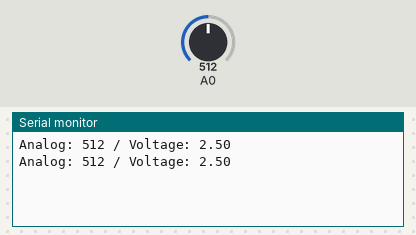
Bench run of a sketch on a simulated Arduino Uno, built with avr-gcc and run on an emulated ATmega328P. On the bench: the last lines printed to the serial monitor. The inputs (shaded band) are chosen by the test bench; at power-on: A0 = 512.

Above: at 1.8 s.
1.9 s: A0 set to 716
At 2.7 s:
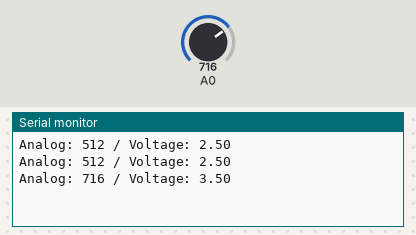
3.4 s: A0 set to 900
At 4.8 s:
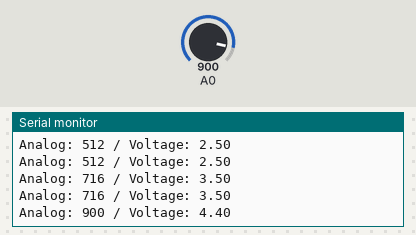
Timing chart, 0 to 6.4 s (numbered marks = the images above; inputs shaded):
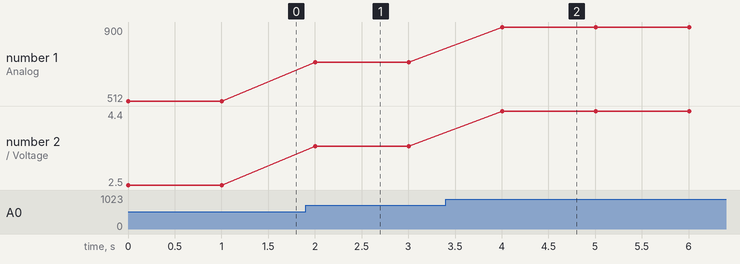

The sketch:

5_LDR_Sensor.ino
```cpp
void setup(){
  Serial.begin(9600);
}

void loop(){
  int analog = analogRead(A0);
  float volt = analog * (5 / 1023.0);

  Serial.print("Analog: ");
  Serial.print(analog);
  Serial.print(" / Voltage: ");
  Serial.println(volt);
  delay(1000);
}
```

Measured:
- after the input at 1.9 s, the serial monitor: prints a new line after 0.10 s (image 1)
- after the input at 3.4 s, the serial monitor: prints a new line after 0.60 s (image 2)
- plotted number 1: 512 → 716 after the input at 1.9 s, 716 → 900 after the input at 3.4 s
- plotted number 2: 2.5 → 3.5 after the input at 1.9 s, 3.5 → 4.4 after the input at 3.4 s
